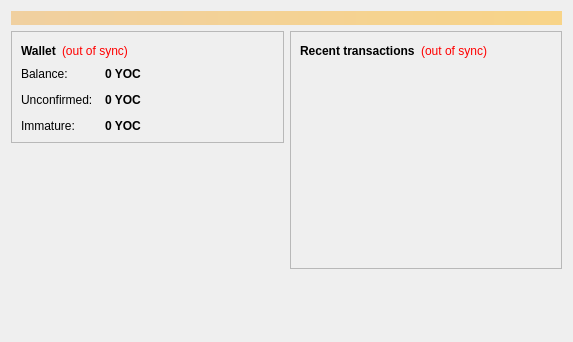
<?xml version="1.0" encoding="UTF-8"?>
<ui version="4.0">
 <class>OverviewPage</class>
 <widget class="QWidget" name="OverviewPage">
  <property name="geometry">
   <rect>
    <x>0</x>
    <y>0</y>
    <width>573</width>
    <height>342</height>
   </rect>
  </property>
  <property name="windowTitle">
   <string>Form</string>
  </property>
  <layout class="QVBoxLayout" name="topLayout">
   <item>
    <widget class="QLabel" name="labelAlerts">
     <property name="visible">
      <bool>false</bool>
     </property>
     <property name="styleSheet">
      <string notr="true">background-color: qlineargradient(x1: 0, y1: 0, x2: 1, y2: 0, stop:0 #F0D0A0, stop:1 #F8D488); color:#000000;</string>
     </property>
     <property name="wordWrap">
      <bool>true</bool>
     </property>
     <property name="margin">
      <number>3</number>
     </property>
    </widget>
   </item>
   <item>
    <layout class="QHBoxLayout" name="horizontalLayout" stretch="1,1">
     <item>
      <layout class="QVBoxLayout" name="verticalLayout_2">
       <item>
        <widget class="QFrame" name="frame">
         <property name="frameShape">
          <enum>QFrame::StyledPanel</enum>
         </property>
         <property name="frameShadow">
          <enum>QFrame::Raised</enum>
         </property>
         <layout class="QVBoxLayout" name="verticalLayout_4">
          <item>
           <layout class="QHBoxLayout" name="horizontalLayout_4">
            <item>
             <widget class="QLabel" name="label_5">
              <property name="font">
               <font>
                <weight>75</weight>
                <bold>true</bold>
               </font>
              </property>
              <property name="text">
               <string>Wallet</string>
              </property>
             </widget>
            </item>
            <item>
             <widget class="QLabel" name="labelWalletStatus">
              <property name="toolTip">
               <string>The displayed information may be out of date. Your wallet automatically synchronizes with the Yocoin network after a connection is established, but this process has not completed yet.</string>
              </property>
              <property name="styleSheet">
               <string notr="true">QLabel { color: red; }</string>
              </property>
              <property name="text">
               <string notr="true">(out of sync)</string>
              </property>
              <property name="alignment">
               <set>Qt::AlignLeading|Qt::AlignLeft|Qt::AlignVCenter</set>
              </property>
             </widget>
            </item>
            <item>
             <spacer name="horizontalSpacer_2">
              <property name="orientation">
               <enum>Qt::Horizontal</enum>
              </property>
              <property name="sizeHint" stdset="0">
               <size>
                <width>40</width>
                <height>20</height>
               </size>
              </property>
             </spacer>
            </item>
           </layout>
          </item>
          <item>
           <layout class="QFormLayout" name="formLayout_2">
            <property name="fieldGrowthPolicy">
             <enum>QFormLayout::AllNonFixedFieldsGrow</enum>
            </property>
            <property name="horizontalSpacing">
             <number>12</number>
            </property>
            <property name="verticalSpacing">
             <number>12</number>
            </property>
            <item row="0" column="0">
             <widget class="QLabel" name="label">
              <property name="text">
               <string>Balance:</string>
              </property>
             </widget>
            </item>
            <item row="0" column="1">
             <widget class="QLabel" name="labelBalance">
              <property name="font">
               <font>
                <weight>75</weight>
                <bold>true</bold>
               </font>
              </property>
              <property name="cursor">
               <cursorShape>IBeamCursor</cursorShape>
              </property>
              <property name="toolTip">
               <string>Your current balance</string>
              </property>
              <property name="text">
               <string notr="true">0 YOC</string>
              </property>
              <property name="textInteractionFlags">
               <set>Qt::LinksAccessibleByMouse|Qt::TextSelectableByKeyboard|Qt::TextSelectableByMouse</set>
              </property>
             </widget>
            </item>
            <item row="1" column="0">
             <widget class="QLabel" name="label_3">
              <property name="text">
               <string>Unconfirmed:</string>
              </property>
             </widget>
            </item>
            <item row="1" column="1">
             <widget class="QLabel" name="labelUnconfirmed">
              <property name="font">
               <font>
                <weight>75</weight>
                <bold>true</bold>
               </font>
              </property>
              <property name="cursor">
               <cursorShape>IBeamCursor</cursorShape>
              </property>
              <property name="toolTip">
               <string>Total of transactions that have yet to be confirmed, and do not yet count toward the current balance</string>
              </property>
              <property name="text">
               <string notr="true">0 YOC</string>
              </property>
              <property name="textInteractionFlags">
               <set>Qt::LinksAccessibleByMouse|Qt::TextSelectableByKeyboard|Qt::TextSelectableByMouse</set>
              </property>
             </widget>
            </item>
            <item row="2" column="0">
             <widget class="QLabel" name="labelImmatureText">
              <property name="text">
               <string>Immature:</string>
              </property>
             </widget>
            </item>
            <item row="2" column="1">
             <widget class="QLabel" name="labelImmature">
              <property name="font">
               <font>
                <weight>75</weight>
                <bold>true</bold>
               </font>
              </property>
              <property name="toolTip">
               <string>Mined balance that has not yet matured</string>
              </property>
              <property name="text">
               <string notr="true">0 YOC</string>
              </property>
              <property name="textInteractionFlags">
               <set>Qt::LinksAccessibleByMouse|Qt::TextSelectableByKeyboard|Qt::TextSelectableByMouse</set>
              </property>
             </widget>
            </item>
           </layout>
          </item>
         </layout>
        </widget>
       </item>
       <item>
        <spacer name="verticalSpacer">
         <property name="orientation">
          <enum>Qt::Vertical</enum>
         </property>
         <property name="sizeHint" stdset="0">
          <size>
           <width>20</width>
           <height>40</height>
          </size>
         </property>
        </spacer>
       </item>
      </layout>
     </item>
     <item>
      <layout class="QVBoxLayout" name="verticalLayout_3">
       <item>
        <widget class="QFrame" name="frame_2">
         <property name="frameShape">
          <enum>QFrame::StyledPanel</enum>
         </property>
         <property name="frameShadow">
          <enum>QFrame::Raised</enum>
         </property>
         <layout class="QVBoxLayout" name="verticalLayout">
          <item>
           <layout class="QHBoxLayout" name="horizontalLayout_2">
            <item>
             <widget class="QLabel" name="label_4">
              <property name="text">
               <string>&lt;b&gt;Recent transactions&lt;/b&gt;</string>
              </property>
             </widget>
            </item>
            <item>
             <widget class="QLabel" name="labelTransactionsStatus">
              <property name="toolTip">
               <string>The displayed information may be out of date. Your wallet automatically synchronizes with the Yocoin network after a connection is established, but this process has not completed yet.</string>
              </property>
              <property name="styleSheet">
               <string notr="true">QLabel { color: red; }</string>
              </property>
              <property name="text">
               <string notr="true">(out of sync)</string>
              </property>
              <property name="alignment">
               <set>Qt::AlignRight|Qt::AlignTrailing|Qt::AlignVCenter</set>
              </property>
             </widget>
            </item>
            <item>
             <spacer name="horizontalSpacer">
              <property name="orientation">
               <enum>Qt::Horizontal</enum>
              </property>
              <property name="sizeHint" stdset="0">
               <size>
                <width>40</width>
                <height>20</height>
               </size>
              </property>
             </spacer>
            </item>
           </layout>
          </item>
          <item>
           <widget class="QListView" name="listTransactions">
            <property name="styleSheet">
             <string notr="true">QListView { background: transparent; }</string>
            </property>
            <property name="frameShape">
             <enum>QFrame::NoFrame</enum>
            </property>
            <property name="verticalScrollBarPolicy">
             <enum>Qt::ScrollBarAlwaysOff</enum>
            </property>
            <property name="horizontalScrollBarPolicy">
             <enum>Qt::ScrollBarAlwaysOff</enum>
            </property>
            <property name="selectionMode">
             <enum>QAbstractItemView::NoSelection</enum>
            </property>
           </widget>
          </item>
         </layout>
        </widget>
       </item>
       <item>
        <spacer name="verticalSpacer_2">
         <property name="orientation">
          <enum>Qt::Vertical</enum>
         </property>
         <property name="sizeHint" stdset="0">
          <size>
           <width>20</width>
           <height>40</height>
          </size>
         </property>
        </spacer>
       </item>
      </layout>
     </item>
    </layout>
   </item>
  </layout>
 </widget>
 <resources/>
 <connections/>
</ui>
